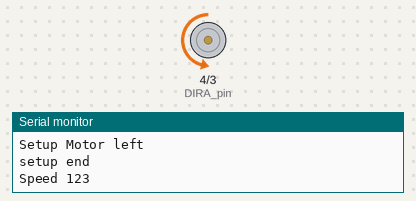
Recording of a sketch running on a simulated Arduino Uno, built with avr-gcc and run on an emulated ATmega328P. On the bench: direction and speed pins drawn as motors (green arrow = direction pin HIGH = forward, orange = LOW = backward, longer = more drive), the last lines printed to the serial monitor.

Above: at 1.5 s.
At 4.5 s:
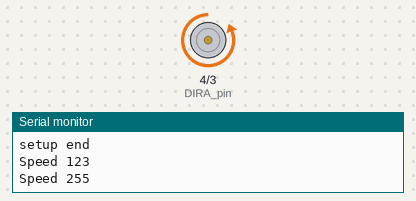
At 7.5 s:
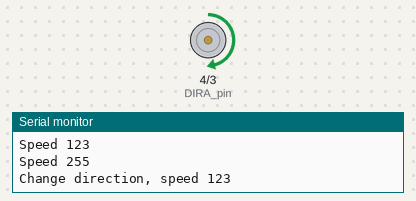
At 10.5 s:
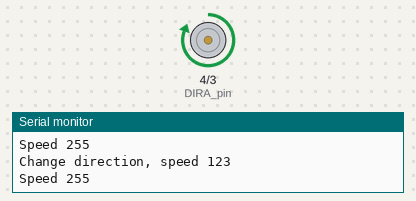
Timing chart, 0 to 15.6 s (numbered marks = the images above):
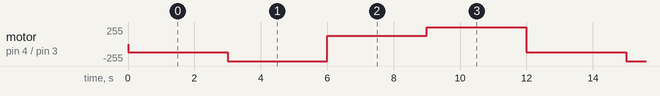

The sketch:

mower.ino
```cpp
#define PWMA_pin       3  // PWM for motor A
#define DIRA_pin       4  // motor DIRA

#include "Motor.h"

Motor motorLeft;

void setup() {
    Serial.begin(9600);

    Serial.println("Setup Motor left");
    motorLeft.initialize(PWMA_pin, DIRA_pin);

    Serial.println("setup end");
}

void loop() {
    Serial.println("Speed 123");
    motorLeft.setSpeed(123);

    delay(3000);

    Serial.println("Speed 255");
    motorLeft.setSpeed(255);

    delay(3000);

    Serial.println("Change direction, speed 123");
    motorLeft.setSpeed(123);
    motorLeft.setDirection(HIGH);

    delay(3000);

    Serial.println("Speed 255");
    motorLeft.setSpeed(255);

    delay(3000);
    Serial.println("Change direction");
    motorLeft.setDirection(LOW);
}
```

Motor.cpp
```cpp
#include "Motor.h"
#include "Arduino.h"

Motor::Motor()
    : m_pwm(0)
    , m_dir(0)
{
}

Motor::~Motor()
{
}

void Motor::initialize(int pwm, int dir)
{
    m_pwm = pwm;
    m_dir = dir;

    pinMode(m_pwm, OUTPUT);
    pinMode(m_dir, OUTPUT);

    digitalWrite(m_dir, LOW);
    analogWrite(m_pwm, 0);
}

void Motor::setDirection(int dir)
{
    digitalWrite(m_dir, dir);
}

void Motor::setSpeed(int value)
{
    analogWrite(m_pwm, value);
}
```

Motor.h
```cpp
#ifndef _MOTOR_H_
#define _MOTOR_H_

class Motor
{
public:
    Motor();
    ~Motor();

    void initialize(int pwm, int dir);

    void setDirection(int dir);
    void setSpeed(int value);
private:
    int m_pwm;
    int m_dir;
};

#endif // _MOTOR_H_
```

Measured:
- by itself, motor on pin 4 (DIRA_pin) / pin 3 (PWMA_pin): repeats every 12.0 s: backward 255/255 3.0 s, forward 123/255 3.0 s, forward 255/255 3.0 s, backward 123/255 3.0 s
